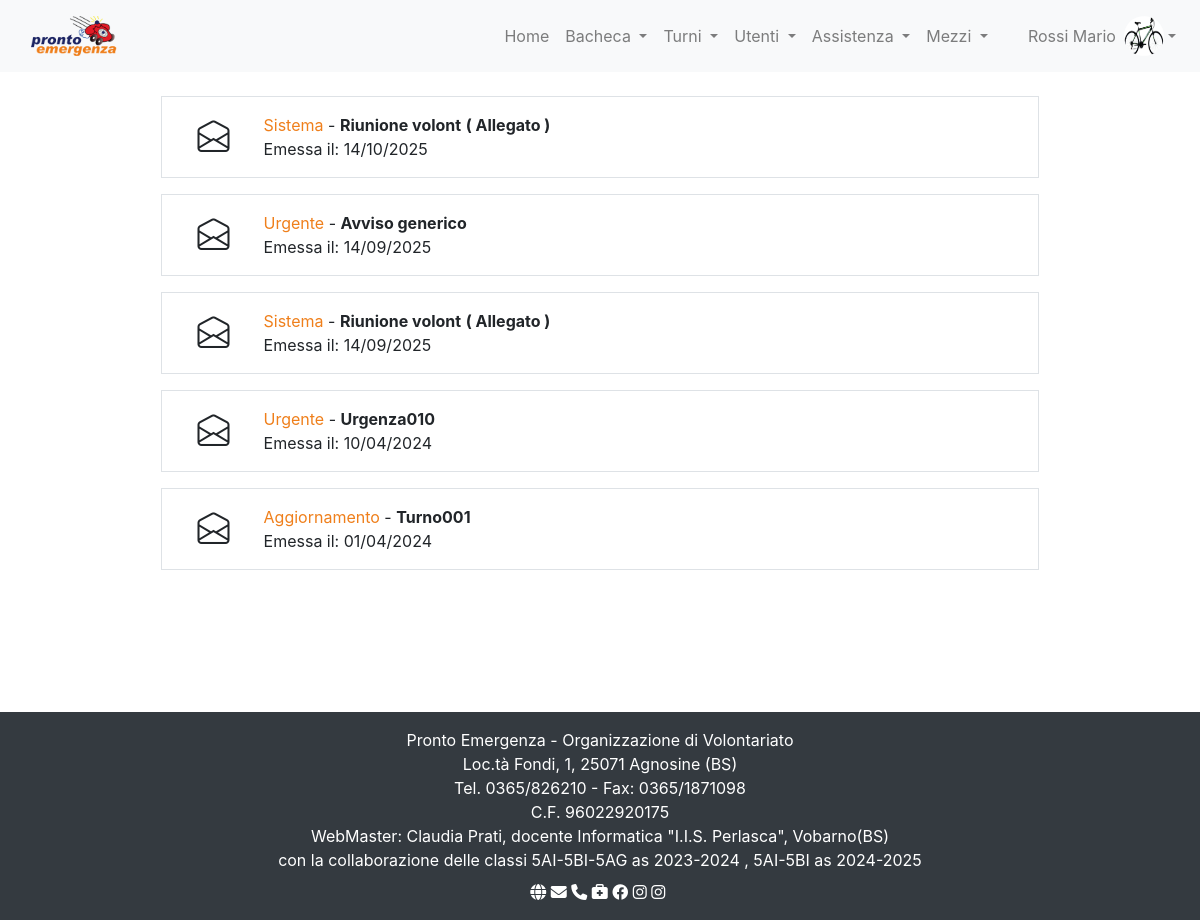
The app's page /pages/Bacheca/elenco.php (signed in), older data.
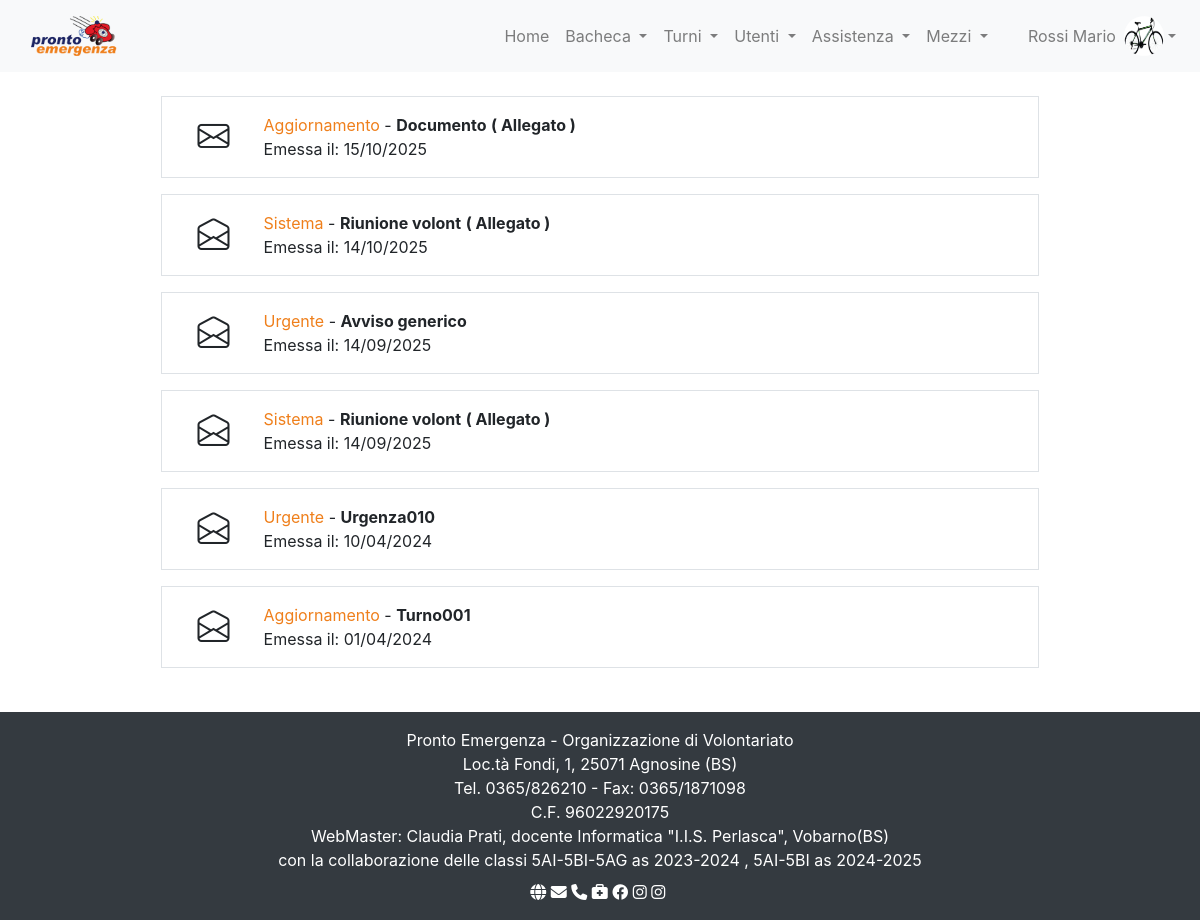
The same page, newer data.
### tables this page shows
CREATE TABLE `comunicazioni` (
  `idComunicazione` int(11) NOT NULL COMMENT 'ID della comunicazione, utilizzato come chiave primaria e auto-incrementato per garantire univocità automatica',
  `dataEmissione` date NOT NULL COMMENT 'data di invio comunicazione ',
  `titolo` varchar(15) NOT NULL COMMENT 'titolo identificatore univoco ',
  `testo` text NOT NULL COMMENT 'contenuto della comunicazione ',
  `nomeFileAllegato` varchar(50) DEFAULT NULL COMMENT 'nome del percorso del file da allegare alla comunicazione ',
  `dataScadenza` date NOT NULL COMMENT 'data di scadenza della comunicazione ',
  `idTipo` int(11) NOT NULL COMMENT 'nome identificatore del tipo di comunicazione ',
  `idUtente` int(11) NOT NULL COMMENT 'ID dell''utente associato alla comunicazione'
);

CREATE TABLE `tipicomunicazione` (
  `idTipo` int(11) NOT NULL,
  `nome` varchar(20) NOT NULL COMMENT 'nome identificatore del tipo di comunicazione'
);

### funzioniDB.php (called while the page is built, shortened)
<?php
require_once "globals.php";
function db_query($strquery,$valori, $tipi){
    global $DSN,$USERDB,$PSWDB;
    $ris=[];
    try{
        $conn=new PDO($DSN,$USERDB,$PSWDB);
        $conn->setAttribute(PDO::ATTR_ERRMODE,PDO::ERRMODE_EXCEPTION);
        try {
                $conn->beginTransaction();
                $stm=$conn->prepare($strquery);
                if (!empty($valori)) {
                    for($i=0;$i<count($valori);$i++){
                        $stm->bindParam($i+1,$valori[$i],$tipi[$i]);
                    }
                }
                $stm->execute();
                $conn->commit();
        } catch(PDOExecption $e) {
                $conn->rollback();
                $ris['error']= "errore transazione su db_query: " . $e->getMessage() . "</br>";
        }
        if (stripos($strquery, "INSERT") === 0 || stripos($strquery, "UPDATE") === 0 || stripos($strquery, "DELETE") === 0) {
            $ris['numRow']= $stm->rowCount();
        } elseif (stripos($strquery, "SELECT") === 0) {
            $ris= $stm->fetchAll(PDO::FETCH_NAMED);
        } else {
            $ris['error']= "tipo di query non riconosciuto";
         }
    }
    catch(Exception $e){
        $ris['error']="<br>errore connessione al database: ".$e->getMessage()."</br>";
    }
    return $ris;
}
?>

### api/API_ElencoComunicazioni.php (called while the page is built, shortened)
<?php
require_once("./funzioniDB.php");
function API_elencoComunicazioni($get, $post, $session) {
    $sql = "SELECT c.*, t.nome, uc.dataLettura
        FROM comunicazioni AS c
        INNER JOIN tipicomunicazione AS t ON c.idTipo = t.idTipo
        INNER JOIN utenticomunicazioni AS uc ON c.idComunicazione = uc.idComunicazione
        WHERE uc.idUtente = ?
        ORDER BY c.dataEmissione DESC;";
    $valori = [
        $session["idUtente"]
    ];
    $tipi = [
        PDO::PARAM_INT,
    ];
    $risultato = db_query($sql, $valori, $tipi);
    return $risultato;
}
?>

### pages/Bacheca/elenco.php (the view, shortened to what this page needs)
<?php
    if (!isset($_SESSION['idUtente'])) {
        header("Location: ../login");
    } else {
        require_once ("api/API_elencoComunicazioni.php");
        require_once ("components/Head/head.php");
        require_once ("components/Header/header.php");
        require_once ("components/Footer/footer.php");
?>
<!DOCTYPE html>
<html lang = "it">
    <?php echo COMP_head(); ?>
    <body>
    <?php
    echo COMP_header($_SESSION);
    ?>
        <div class="col-12 d-flex flex-column align-items-center pt-3" style="min-height: 80vh;">
        <?php
        $comunicazioni = API_elencoComunicazioni([], [], $_SESSION);
        foreach ($comunicazioni as $index => $c) {
            $modalId = "modal_" . $index;
        ?>
            <div class="col-11 col-sm-9 p-3 border my-2 d-flex flex-row" data-bs-toggle="modal" data-bs-target="#<?php echo $modalId; ?>" style="cursor:pointer;">
                <div class="col-1 d-flex justify-content-center align-items-center" style="font-size: 2rem;">
                    <?php
                    echo isset($c['dataLettura']) ? '<i class="bi bi-envelope-open"></i>' : '<i class="bi bi-envelope"></i>';
                    ?>
                </div>
                <div class="col-11 d-flex flex-column">
                    <div>
                        <span class="text-primary"><?php echo $c['nome']; ?></span> - <strong><?php echo $c['titolo']; ?></strong>
                    <?php
                    if (isset($c['nomeFileAllegato']) && strcmp($c['nomeFileAllegato'],"")!=0)
                        echo "<strong> ( Allegato ) </strong>";
                    ?>
                    </div>
                    Emessa il: <?php echo date("d/m/Y", strtotime($c["dataEmissione"])); ?>
                </div>
            </div>
        <?php } ?>
        </div>
 <?php
  echo COMP_Footer();
 ?>
    </body>
</html>
<?php
    }
?>

### components/Head/head.php
<?php
function COMP_head()
    {
        if (isset($_GET['route']))
            $i = sizeof(explode("/", $_GET['route'])) - 1;
        else
            $i=0;
            $stringa = "<head>
                <base href='./".str_repeat("../", $i)."' />
                <link href='./public/css/bootstrap.min.css' rel='stylesheet'/>
                <link rel='icon' type='image/x-icon' href='/prontoemergenza2025/public/images/favicon.png'>
                <script src='https://cdn.jsdelivr.net/npm/@popperjs/core@2.11.8/dist/umd/popper.min.js'></script>
                <script src='https://cdn.jsdelivr.net/npm/bootstrap@5.3.3/dist/js/bootstrap.min.js'></script>
                <link rel='stylesheet' href='https://cdnjs.cloudflare.com/ajax/libs/font-awesome/6.4.0/css/all.min.css'>
                <link href='https://cdn.jsdelivr.net/npm/bootstrap-icons@1.10.5/font/bootstrap-icons.css' rel='stylesheet'>
                </head>";
        return $stringa;
    }
?>

### components/Header/header.php (shortened to what this page needs)
<?php
function COMP_header($user) {
    $links = $user['tipoUtente'] == 'admin' ? _adminLinks() : _volontarioLinks();
    return '<nav class="navbar navbar-expand-lg navbar-light bg-light">
            <div class="navbar-brand container-fluid">
                <img src="./public/images/logo-ambulanza.png"  class="" style="height: 20%;width:20%;"/>
            </div>
            <button
                class="navbar-toggler"
                type="button"
                data-bs-toggle="collapse"
                data-bs-target="#navbarNav"
            >
                <span class="navbar-toggler-icon"></span>
            </button>
            <div class="collapse navbar-collapse justify-content-end" id="navbarNav">
                <ul class="navbar-nav">
                    '._renderLinks($links).'
                </ul>
                <ul class="navbar-nav pl-md-3">
                    <li class="nav-item dropdown d-flex justify-content-end">
                        <div class="nav-link dropdown-toggle d-flex align-items-center"
                            id="userDropdown"
                            role="button" data-bs-toggle="dropdown"
                        >
                            <span class="mx-2">
                                '.$user['cognome'].' '.$user['nome'].'
                            </span>
                            <img src="'.$user['immagine'].'" alt="Avatar" class="rounded-circle" width="40" height="40">
                        </div>
                        <ul class="dropdown-menu" aria-labelledby="userDropdown">
                            <li><a class="dropdown-item" href="utenti/profiloUtente">Profilo</a></li>
                            <li><a class="dropdown-item" href="#">Impostazioni</a></li>
                            <li><hr class="dropdown-divider"></li>
                            <li><a class="dropdown-item" href="logout">Logout</a></li>
                        </ul>
                    </li>
                </ul>
            </div>
        </nav>';
}
function _renderLinks($links){
    $html = "";
    foreach ($links as $k => $l){
        if(isset($l['sub'])){
            $html .= '<li class="nav-item dropdown">
                <a class="nav-link dropdown-toggle"
                    href="'.$l['url'].'"
                    id="headerDropdown'.$k.'"
                    role="button"
                    data-bs-toggle="dropdown"
                >
                    '.$l['title'].'
                </a>
                <div class="dropdown-menu" aria-labelledby="headerDropdown'.$k.'">';
                foreach ($l['sub'] as $s){
                    $html .= '<a class="dropdown-item" href="'.$s['url'].'">'.$s['title'].'</a>';
                }
            $html .= '
                </div>
            </li>';
        }else{
            $html .= '<li class="nav-item">
                <a class="nav-link" href="'.$l['url'].'">'.$l['title'].'</a>
            </li>';
        }
    }
    return $html;
}
?>

### components/Footer/footer.php (shortened to what this page needs)
<?php
    function COMP_Footer() {
        $socials = [
            "web" => "https://www.prontoemergenza.it/",
            "email"=>"mailto:info@prontoemergenza.it",
            "contatti" => "https://www.prontoemergenza.it/contatti/",
            "servizi" => "https://www.prontoemergenza.it/servizi/",
            "facebook" => "https://www.facebook.com/prontoemergenzaorganizzazionedivolontariato/",
            "instagram" => "https://www.instagram.com/pronto_emergenza_odv/",
            "tik tok" => "https://www.tiktok.com/@prontoemergenza?_t=ZN-8vMvuRcE8vO&_r=1"
        ];
        $socialLinks = "";
        foreach ($socials as $platform => $link) {
            switch($platform){
                case 'web':
                    $iconClass="fas fa-globe";
                    break;
                case 'contatti':
                    $iconClass="fas fa-phone";
                    break;
                case 'servizi':
                    $iconClass="fas fa-briefcase-medical";
                    break;
                case 'email':
                    $iconClass="fas fa-envelope";
                    break;
                case 'facebook':
                    $iconClass="fab fa-facebook";
                    break;
                case 'instagram':
                    $iconClass="fab fa-instagram";
                    break;
            }
           $socialLinks .= '<a href=' . $link . ' class="text-white me-2"  target=_blank><i class="'. $iconClass .'"></i></a>&nbsp;';
        }
        return '
            <footer class="bg-dark text-white text-center py-3">
                <div class="container">
                    <p class="mb-0 text-center">
                    Pronto Emergenza - Organizzazione di Volontariato<br>
                    Loc.tà Fondi, 1, 25071 Agnosine (BS)<br>
                    Tel. 0365/826210 - Fax: 0365/1871098<br>
                    C.F. 96022920175<br>
                    WebMaster: Claudia Prati, docente Informatica "I.I.S. Perlasca", Vobarno(BS)<br>
                    con la collaborazione delle classi 5AI-5BI-5AG as 2023-2024 , 5AI-5BI as 2024-2025</p>
                    <div class="mt-2 d-flex justify-content-center gap-3 flex-wrap">'.$socialLinks.'
                    </div>
                </div>
            </footer>';
    }
?>

Row changes from the older to the newer data that the page shows:
added comunicazioni: idTipo.nome "Aggiornamento", titolo "Documento", shows "( Allegato )", dataEmissione "15/10/2025"
